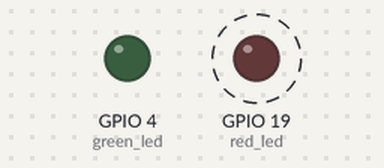
The sketch below on a simulated ESP32. On the bench: output pins drawn as LEDs (lit = HIGH). Dashed ring = blinking. What the sketch prints to the serial monitor is not drawn.

Above: at 0.5 s.
At 3.5 s:
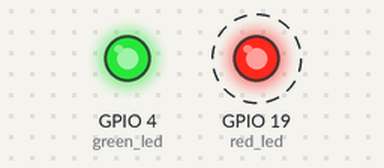
Timing chart, 0 to 5.2 s (numbered marks = the images above):
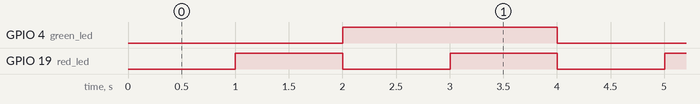

Measured:
- by itself, GPIO 4 (green_led): alternates HIGH for 2.0 s and LOW for 2.0 s
- by itself, GPIO 19 (red_led): alternates HIGH for 1.0 s and LOW for 1.0 s
- by itself, everything shown: repeats every 4.0 s, in 6 steps

The sketch:

1.2.ino
```cpp
uint32_t red_led=19;
uint32_t green_led=4;
uint64_t previous_millis_red=0;
uint64_t previous_millis_green=0;
uint64_t red_interval=1000;
uint64_t green_interval=2000;
void setup() {

  Serial.begin(115200);
  Serial.println("Hello, ESP32!");
  pinMode(red_led, OUTPUT);
  pinMode(green_led, OUTPUT);
  digitalWrite(red_led, LOW);
  digitalWrite(green_led, LOW);
}

void loop() {
  uint64_t actual_millis=millis();
  if(actual_millis-previous_millis_red>red_interval){
    previous_millis_red=millis();
    if(digitalRead(red_led)){
      digitalWrite(red_led, LOW);
    }
    else {digitalWrite(red_led,HIGH);}
  }
  if(actual_millis-previous_millis_green>green_interval){
    previous_millis_green=millis();
    if(digitalRead(green_led)){
      digitalWrite(green_led, LOW);
    }
    else {digitalWrite(green_led,HIGH);}
  }
}
```
